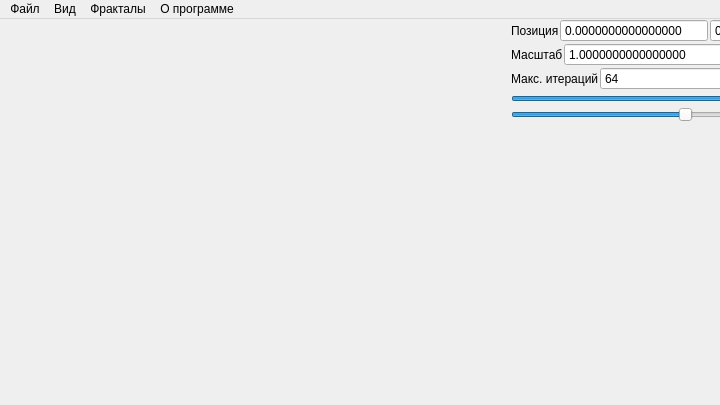
<?xml version="1.0" encoding="UTF-8"?>
<ui version="4.0">
 <class>MainWindow</class>
 <widget class="QMainWindow" name="MainWindow">
  <property name="geometry">
   <rect>
    <x>0</x>
    <y>0</y>
    <width>720</width>
    <height>405</height>
   </rect>
  </property>
  <property name="focusPolicy">
   <enum>Qt::ClickFocus</enum>
  </property>
  <property name="windowTitle">
   <string>Фракталы</string>
  </property>
  <widget class="QWidget" name="fwidget">
   <widget class="QWidget" name="layoutWidget">
    <property name="geometry">
     <rect>
      <x>0</x>
      <y>0</y>
      <width>721</width>
      <height>391</height>
     </rect>
    </property>
    <layout class="QHBoxLayout" name="horizontalLayout" stretch="12,5">
     <property name="sizeConstraint">
      <enum>QLayout::SetMinAndMaxSize</enum>
     </property>
     <item>
      <widget class="QLabel" name="fractalLabel">
       <property name="sizePolicy">
        <sizepolicy hsizetype="Ignored" vsizetype="Ignored">
         <horstretch>0</horstretch>
         <verstretch>0</verstretch>
        </sizepolicy>
       </property>
       <property name="text">
        <string/>
       </property>
      </widget>
     </item>
     <item>
      <widget class="QStackedWidget" name="fractalSettings">
       <property name="sizePolicy">
        <sizepolicy hsizetype="Minimum" vsizetype="Ignored">
         <horstretch>0</horstretch>
         <verstretch>0</verstretch>
        </sizepolicy>
       </property>
       <property name="maximumSize">
        <size>
         <width>16777215</width>
         <height>16777215</height>
        </size>
       </property>
       <property name="currentIndex">
        <number>0</number>
       </property>
       <widget class="QWidget" name="pageAlgebraic">
        <property name="sizePolicy">
         <sizepolicy hsizetype="Minimum" vsizetype="Ignored">
          <horstretch>0</horstretch>
          <verstretch>0</verstretch>
         </sizepolicy>
        </property>
        <property name="maximumSize">
         <size>
          <width>16777215</width>
          <height>16777215</height>
         </size>
        </property>
        <widget class="QWidget" name="layoutWidget">
         <property name="geometry">
          <rect>
           <x>0</x>
           <y>0</y>
           <width>346</width>
           <height>381</height>
          </rect>
         </property>
         <layout class="QVBoxLayout" name="vlytAlgebraic">
          <property name="spacing">
           <number>1</number>
          </property>
          <property name="sizeConstraint">
           <enum>QLayout::SetDefaultConstraint</enum>
          </property>
          <item>
           <layout class="QHBoxLayout" name="hlytPos">
            <property name="sizeConstraint">
             <enum>QLayout::SetDefaultConstraint</enum>
            </property>
            <item>
             <widget class="QLabel" name="lblPos">
              <property name="sizePolicy">
               <sizepolicy hsizetype="Fixed" vsizetype="Preferred">
                <horstretch>0</horstretch>
                <verstretch>0</verstretch>
               </sizepolicy>
              </property>
              <property name="text">
               <string>Позиция</string>
              </property>
             </widget>
            </item>
            <item>
             <layout class="QHBoxLayout" name="hlytPosSbox" stretch="0,0">
              <property name="spacing">
               <number>2</number>
              </property>
              <property name="sizeConstraint">
               <enum>QLayout::SetDefaultConstraint</enum>
              </property>
              <item>
               <widget class="DoubleRoundSpinBox" name="sboxRe">
                <property name="sizePolicy">
                 <sizepolicy hsizetype="Minimum" vsizetype="Fixed">
                  <horstretch>0</horstretch>
                  <verstretch>0</verstretch>
                 </sizepolicy>
                </property>
                <property name="inputMethodHints">
                 <set>Qt::ImhFormattedNumbersOnly</set>
                </property>
                <property name="wrapping">
                 <bool>false</bool>
                </property>
                <property name="buttonSymbols">
                 <enum>QAbstractSpinBox::NoButtons</enum>
                </property>
                <property name="showGroupSeparator" stdset="0">
                 <bool>false</bool>
                </property>
                <property name="decimals">
                 <number>16</number>
                </property>
                <property name="minimum">
                 <double>-100.000000000000000</double>
                </property>
                <property name="maximum">
                 <double>100.000000000000000</double>
                </property>
                <property name="stepType">
                 <enum>QAbstractSpinBox::AdaptiveDecimalStepType</enum>
                </property>
                <property name="value">
                 <double>0.000000000000000</double>
                </property>
               </widget>
              </item>
              <item>
               <widget class="DoubleRoundSpinBox" name="sboxIm">
                <property name="sizePolicy">
                 <sizepolicy hsizetype="Minimum" vsizetype="Fixed">
                  <horstretch>0</horstretch>
                  <verstretch>0</verstretch>
                 </sizepolicy>
                </property>
                <property name="inputMethodHints">
                 <set>Qt::ImhFormattedNumbersOnly</set>
                </property>
                <property name="wrapping">
                 <bool>false</bool>
                </property>
                <property name="buttonSymbols">
                 <enum>QAbstractSpinBox::NoButtons</enum>
                </property>
                <property name="showGroupSeparator" stdset="0">
                 <bool>false</bool>
                </property>
                <property name="decimals">
                 <number>16</number>
                </property>
                <property name="minimum">
                 <double>-100.000000000000000</double>
                </property>
                <property name="maximum">
                 <double>100.000000000000000</double>
                </property>
                <property name="stepType">
                 <enum>QAbstractSpinBox::AdaptiveDecimalStepType</enum>
                </property>
                <property name="value">
                 <double>0.000000000000000</double>
                </property>
               </widget>
              </item>
             </layout>
            </item>
           </layout>
          </item>
          <item>
           <layout class="QHBoxLayout" name="hlytScale">
            <property name="sizeConstraint">
             <enum>QLayout::SetDefaultConstraint</enum>
            </property>
            <item>
             <widget class="QLabel" name="lblScale">
              <property name="sizePolicy">
               <sizepolicy hsizetype="Fixed" vsizetype="Preferred">
                <horstretch>0</horstretch>
                <verstretch>0</verstretch>
               </sizepolicy>
              </property>
              <property name="text">
               <string>Масштаб</string>
              </property>
             </widget>
            </item>
            <item>
             <widget class="DoubleRoundSpinBox" name="sboxScale">
              <property name="sizePolicy">
               <sizepolicy hsizetype="Minimum" vsizetype="Fixed">
                <horstretch>0</horstretch>
                <verstretch>0</verstretch>
               </sizepolicy>
              </property>
              <property name="inputMethodHints">
               <set>Qt::ImhFormattedNumbersOnly</set>
              </property>
              <property name="frame">
               <bool>true</bool>
              </property>
              <property name="buttonSymbols">
               <enum>QAbstractSpinBox::NoButtons</enum>
              </property>
              <property name="accelerated">
               <bool>false</bool>
              </property>
              <property name="decimals">
               <number>16</number>
              </property>
              <property name="minimum">
               <double>-9999999.000000000000000</double>
              </property>
              <property name="maximum">
               <double>9999999.000000000000000</double>
              </property>
              <property name="singleStep">
               <double>0.100000000000000</double>
              </property>
              <property name="value">
               <double>1.000000000000000</double>
              </property>
             </widget>
            </item>
           </layout>
          </item>
          <item>
           <layout class="QHBoxLayout" name="hlytMaxIter">
            <property name="sizeConstraint">
             <enum>QLayout::SetDefaultConstraint</enum>
            </property>
            <item>
             <widget class="QLabel" name="lblMaxIter">
              <property name="sizePolicy">
               <sizepolicy hsizetype="Fixed" vsizetype="Preferred">
                <horstretch>0</horstretch>
                <verstretch>0</verstretch>
               </sizepolicy>
              </property>
              <property name="text">
               <string>Макс. итераций</string>
              </property>
             </widget>
            </item>
            <item>
             <widget class="QSpinBox" name="sboxMaxIter">
              <property name="sizePolicy">
               <sizepolicy hsizetype="Minimum" vsizetype="Fixed">
                <horstretch>0</horstretch>
                <verstretch>0</verstretch>
               </sizepolicy>
              </property>
              <property name="frame">
               <bool>true</bool>
              </property>
              <property name="buttonSymbols">
               <enum>QAbstractSpinBox::NoButtons</enum>
              </property>
              <property name="showGroupSeparator" stdset="0">
               <bool>true</bool>
              </property>
              <property name="maximum">
               <number>999999999</number>
              </property>
              <property name="value">
               <number>64</number>
              </property>
             </widget>
            </item>
           </layout>
          </item>
          <item>
           <widget class="QSlider" name="slrReal">
            <property name="minimum">
             <number>-5000</number>
            </property>
            <property name="maximum">
             <number>5000</number>
            </property>
            <property name="singleStep">
             <number>10</number>
            </property>
            <property name="pageStep">
             <number>10</number>
            </property>
            <property name="value">
             <number>1425</number>
            </property>
            <property name="orientation">
             <enum>Qt::Horizontal</enum>
            </property>
           </widget>
          </item>
          <item>
           <widget class="QSlider" name="slrImag">
            <property name="minimum">
             <number>-5000</number>
            </property>
            <property name="maximum">
             <number>5000</number>
            </property>
            <property name="singleStep">
             <number>10</number>
            </property>
            <property name="pageStep">
             <number>10</number>
            </property>
            <property name="value">
             <number>50</number>
            </property>
            <property name="orientation">
             <enum>Qt::Horizontal</enum>
            </property>
           </widget>
          </item>
          <item>
           <spacer name="verticalSpacer">
            <property name="orientation">
             <enum>Qt::Vertical</enum>
            </property>
            <property name="sizeHint" stdset="0">
             <size>
              <width>20</width>
              <height>40</height>
             </size>
            </property>
           </spacer>
          </item>
         </layout>
        </widget>
       </widget>
       <widget class="QWidget" name="pageGeometric">
        <widget class="QWidget" name="layoutWidget_2">
         <property name="geometry">
          <rect>
           <x>0</x>
           <y>0</y>
           <width>211</width>
           <height>381</height>
          </rect>
         </property>
         <layout class="QVBoxLayout" name="vlytGeometric">
          <property name="spacing">
           <number>1</number>
          </property>
          <property name="sizeConstraint">
           <enum>QLayout::SetDefaultConstraint</enum>
          </property>
          <item>
           <layout class="QHBoxLayout" name="hlytAxiom">
            <item>
             <widget class="QLabel" name="lblAxiom">
              <property name="text">
               <string>Аксиома</string>
              </property>
             </widget>
            </item>
            <item>
             <widget class="QLineEdit" name="leditAxiom">
              <property name="text">
               <string>F--F--F</string>
              </property>
             </widget>
            </item>
           </layout>
          </item>
          <item>
           <layout class="QHBoxLayout" name="hlytRules">
            <item>
             <widget class="QLabel" name="lblRules">
              <property name="text">
               <string>Правила</string>
              </property>
             </widget>
            </item>
            <item>
             <widget class="QLineEdit" name="leditRules"/>
            </item>
           </layout>
          </item>
          <item>
           <layout class="QHBoxLayout" name="hlytIter">
            <property name="sizeConstraint">
             <enum>QLayout::SetDefaultConstraint</enum>
            </property>
            <item>
             <widget class="QLabel" name="lblIter">
              <property name="sizePolicy">
               <sizepolicy hsizetype="Fixed" vsizetype="Preferred">
                <horstretch>0</horstretch>
                <verstretch>0</verstretch>
               </sizepolicy>
              </property>
              <property name="text">
               <string>Итераций</string>
              </property>
             </widget>
            </item>
            <item>
             <widget class="QSpinBox" name="sboxIter">
              <property name="maximum">
               <number>999999999</number>
              </property>
              <property name="value">
               <number>5</number>
              </property>
             </widget>
            </item>
           </layout>
          </item>
          <item>
           <layout class="QHBoxLayout" name="hlytLength">
            <property name="sizeConstraint">
             <enum>QLayout::SetDefaultConstraint</enum>
            </property>
            <item>
             <widget class="QLabel" name="lblLength">
              <property name="sizePolicy">
               <sizepolicy hsizetype="Fixed" vsizetype="Preferred">
                <horstretch>0</horstretch>
                <verstretch>0</verstretch>
               </sizepolicy>
              </property>
              <property name="text">
               <string>Длина</string>
              </property>
             </widget>
            </item>
            <item>
             <widget class="QSpinBox" name="sboxLength">
              <property name="minimum">
               <number>-999999999</number>
              </property>
              <property name="maximum">
               <number>999999999</number>
              </property>
              <property name="value">
               <number>1</number>
              </property>
             </widget>
            </item>
           </layout>
          </item>
          <item>
           <layout class="QHBoxLayout" name="hlytLAngle">
            <property name="sizeConstraint">
             <enum>QLayout::SetDefaultConstraint</enum>
            </property>
            <item>
             <widget class="QLabel" name="lblLAngle">
              <property name="sizePolicy">
               <sizepolicy hsizetype="Fixed" vsizetype="Preferred">
                <horstretch>0</horstretch>
                <verstretch>0</verstretch>
               </sizepolicy>
              </property>
              <property name="text">
               <string>Левый угол</string>
              </property>
             </widget>
            </item>
            <item>
             <widget class="QSpinBox" name="sboxLAngle">
              <property name="sizePolicy">
               <sizepolicy hsizetype="Minimum" vsizetype="Fixed">
                <horstretch>0</horstretch>
                <verstretch>0</verstretch>
               </sizepolicy>
              </property>
              <property name="wrapping">
               <bool>true</bool>
              </property>
              <property name="frame">
               <bool>true</bool>
              </property>
              <property name="buttonSymbols">
               <enum>QAbstractSpinBox::UpDownArrows</enum>
              </property>
              <property name="showGroupSeparator" stdset="0">
               <bool>true</bool>
              </property>
              <property name="suffix">
               <string>°</string>
              </property>
              <property name="maximum">
               <number>359</number>
              </property>
              <property name="value">
               <number>60</number>
              </property>
             </widget>
            </item>
           </layout>
          </item>
          <item>
           <layout class="QHBoxLayout" name="hlytRAngle">
            <property name="sizeConstraint">
             <enum>QLayout::SetDefaultConstraint</enum>
            </property>
            <item>
             <widget class="QLabel" name="lblRAngle">
              <property name="sizePolicy">
               <sizepolicy hsizetype="Fixed" vsizetype="Preferred">
                <horstretch>0</horstretch>
                <verstretch>0</verstretch>
               </sizepolicy>
              </property>
              <property name="text">
               <string>Првый угол</string>
              </property>
             </widget>
            </item>
            <item>
             <widget class="QSpinBox" name="sboxRAngle">
              <property name="sizePolicy">
               <sizepolicy hsizetype="Minimum" vsizetype="Fixed">
                <horstretch>0</horstretch>
                <verstretch>0</verstretch>
               </sizepolicy>
              </property>
              <property name="wrapping">
               <bool>true</bool>
              </property>
              <property name="frame">
               <bool>true</bool>
              </property>
              <property name="buttonSymbols">
               <enum>QAbstractSpinBox::UpDownArrows</enum>
              </property>
              <property name="showGroupSeparator" stdset="0">
               <bool>true</bool>
              </property>
              <property name="suffix">
               <string>°</string>
              </property>
              <property name="maximum">
               <number>359</number>
              </property>
              <property name="value">
               <number>60</number>
              </property>
             </widget>
            </item>
           </layout>
          </item>
          <item>
           <spacer name="verticalSpacer_2">
            <property name="orientation">
             <enum>Qt::Vertical</enum>
            </property>
            <property name="sizeHint" stdset="0">
             <size>
              <width>20</width>
              <height>40</height>
             </size>
            </property>
           </spacer>
          </item>
         </layout>
        </widget>
       </widget>
       <widget class="QWidget" name="pageStochastic">
        <widget class="QWidget" name="verticalLayoutWidget">
         <property name="geometry">
          <rect>
           <x>0</x>
           <y>0</y>
           <width>228</width>
           <height>381</height>
          </rect>
         </property>
         <layout class="QVBoxLayout" name="vlytStochastic">
          <item>
           <layout class="QHBoxLayout" name="hlytScaleFactor">
            <item>
             <widget class="QLabel" name="lblScaleFactor">
              <property name="sizePolicy">
               <sizepolicy hsizetype="Fixed" vsizetype="Preferred">
                <horstretch>0</horstretch>
                <verstretch>0</verstretch>
               </sizepolicy>
              </property>
              <property name="text">
               <string>Коэффицент масштаба</string>
              </property>
             </widget>
            </item>
            <item>
             <widget class="DoubleRoundSpinBox" name="sboxScaleFactor">
              <property name="wrapping">
               <bool>false</bool>
              </property>
              <property name="frame">
               <bool>true</bool>
              </property>
              <property name="buttonSymbols">
               <enum>QAbstractSpinBox::NoButtons</enum>
              </property>
              <property name="decimals">
               <number>3</number>
              </property>
              <property name="minimum">
               <double>1.000000000000000</double>
              </property>
              <property name="maximum">
               <double>100.000000000000000</double>
              </property>
             </widget>
            </item>
           </layout>
          </item>
          <item>
           <layout class="QHBoxLayout" name="hlytCountIter">
            <item>
             <widget class="QLabel" name="lblCountIter">
              <property name="sizePolicy">
               <sizepolicy hsizetype="Fixed" vsizetype="Preferred">
                <horstretch>0</horstretch>
                <verstretch>0</verstretch>
               </sizepolicy>
              </property>
              <property name="text">
               <string>Количество итераций</string>
              </property>
             </widget>
            </item>
            <item>
             <widget class="QSpinBox" name="sboxCountIter">
              <property name="wrapping">
               <bool>false</bool>
              </property>
              <property name="frame">
               <bool>true</bool>
              </property>
              <property name="buttonSymbols">
               <enum>QAbstractSpinBox::NoButtons</enum>
              </property>
              <property name="maximum">
               <number>100000000</number>
              </property>
              <property name="value">
               <number>10000</number>
              </property>
             </widget>
            </item>
           </layout>
          </item>
          <item>
           <widget class="QComboBox" name="comboFractal"/>
          </item>
          <item>
           <layout class="QVBoxLayout" name="vlytTransformations"/>
          </item>
          <item>
           <spacer name="verticalSpacer_3">
            <property name="orientation">
             <enum>Qt::Vertical</enum>
            </property>
            <property name="sizeHint" stdset="0">
             <size>
              <width>20</width>
              <height>40</height>
             </size>
            </property>
           </spacer>
          </item>
         </layout>
        </widget>
       </widget>
      </widget>
     </item>
    </layout>
   </widget>
  </widget>
  <widget class="QMenuBar" name="menubar">
   <property name="geometry">
    <rect>
     <x>0</x>
     <y>0</y>
     <width>720</width>
     <height>21</height>
    </rect>
   </property>
   <widget class="QMenu" name="menuFile">
    <property name="title">
     <string>Файл</string>
    </property>
    <addaction name="actnSave"/>
    <addaction name="actnExit"/>
   </widget>
   <widget class="QMenu" name="menuFractals">
    <property name="title">
     <string>Фракталы</string>
    </property>
    <widget class="QMenu" name="menuAlgebraicFractals">
     <property name="title">
      <string>Алгебраические фракталы</string>
     </property>
     <addaction name="actnMandelbrotSet"/>
     <addaction name="actnJuliaSet"/>
     <addaction name="actnBuddhabrot"/>
     <addaction name="actnBurningShip"/>
     <addaction name="actnNewtonPools"/>
    </widget>
    <widget class="QMenu" name="menuGeometricFractals">
     <property name="title">
      <string>Геометрические фракталы</string>
     </property>
     <addaction name="actnLSystem"/>
    </widget>
    <widget class="QMenu" name="menuStochasticFractals">
     <property name="title">
      <string>Стохастические фракталы</string>
     </property>
     <addaction name="actnIFS"/>
    </widget>
    <addaction name="menuAlgebraicFractals"/>
    <addaction name="menuGeometricFractals"/>
    <addaction name="menuStochasticFractals"/>
   </widget>
   <widget class="QMenu" name="menuAboutProgram">
    <property name="title">
     <string>О программе</string>
    </property>
    <addaction name="actnAboutQt"/>
    <addaction name="actnAboutProgram"/>
   </widget>
   <widget class="QMenu" name="menuView">
    <property name="title">
     <string>Вид</string>
    </property>
    <addaction name="actnPalette"/>
   </widget>
   <addaction name="menuFile"/>
   <addaction name="menuView"/>
   <addaction name="menuFractals"/>
   <addaction name="menuAboutProgram"/>
  </widget>
  <action name="actnMandelbrotSet">
   <property name="checkable">
    <bool>true</bool>
   </property>
   <property name="checked">
    <bool>true</bool>
   </property>
   <property name="text">
    <string>Множество Мандельброта</string>
   </property>
  </action>
  <action name="actnJuliaSet">
   <property name="checkable">
    <bool>true</bool>
   </property>
   <property name="text">
    <string>Множество Жюлиа</string>
   </property>
  </action>
  <action name="actnNewtonPools">
   <property name="checkable">
    <bool>true</bool>
   </property>
   <property name="text">
    <string>Бассейн Ньютона</string>
   </property>
  </action>
  <action name="actnSave">
   <property name="text">
    <string>Сохранить</string>
   </property>
   <property name="shortcut">
    <string>Ctrl+S</string>
   </property>
  </action>
  <action name="actnExit">
   <property name="text">
    <string>Закрыть</string>
   </property>
   <property name="shortcut">
    <string>Ctrl+Q</string>
   </property>
   <property name="menuRole">
    <enum>QAction::QuitRole</enum>
   </property>
  </action>
  <action name="actnLSystem">
   <property name="checkable">
    <bool>true</bool>
   </property>
   <property name="text">
    <string>L-Система</string>
   </property>
  </action>
  <action name="actnIFS">
   <property name="checkable">
    <bool>true</bool>
   </property>
   <property name="text">
    <string>СИФ</string>
   </property>
  </action>
  <action name="actnBarnsleyFern">
   <property name="checkable">
    <bool>true</bool>
   </property>
   <property name="text">
    <string>Папоротник Барнсли</string>
   </property>
  </action>
  <action name="actnSierpinskiCarpet">
   <property name="checkable">
    <bool>true</bool>
   </property>
   <property name="text">
    <string>Ковёр Серпинского</string>
   </property>
  </action>
  <action name="actnAboutQt">
   <property name="text">
    <string>О Qt</string>
   </property>
   <property name="menuRole">
    <enum>QAction::AboutQtRole</enum>
   </property>
  </action>
  <action name="actnAboutProgram">
   <property name="text">
    <string>О программе</string>
   </property>
   <property name="menuRole">
    <enum>QAction::AboutRole</enum>
   </property>
  </action>
  <action name="actnPalette">
   <property name="text">
    <string>Палитра</string>
   </property>
   <property name="visible">
    <bool>true</bool>
   </property>
  </action>
  <action name="actnBurningShip">
   <property name="checkable">
    <bool>true</bool>
   </property>
   <property name="text">
    <string>Горящий Корабль</string>
   </property>
  </action>
  <action name="actnBuddhabrot">
   <property name="checkable">
    <bool>true</bool>
   </property>
   <property name="text">
    <string>Буддаброт</string>
   </property>
  </action>
 </widget>
 <customwidgets>
  <customwidget>
   <class>DoubleRoundSpinBox</class>
   <extends>QDoubleSpinBox</extends>
   <header>DoubleRoundSpinBox/DoubleRoundSpinBox.h</header>
  </customwidget>
 </customwidgets>
 <resources/>
 <connections/>
</ui>
